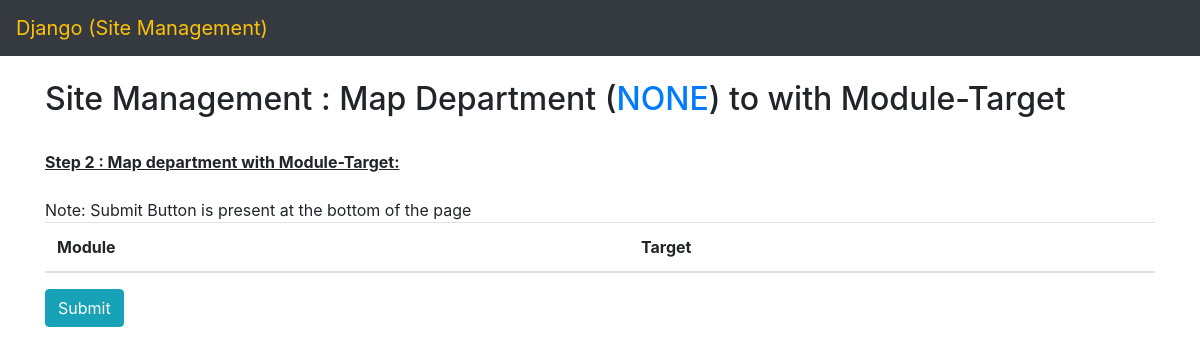
The app's page /site_management/department/module_target_mapping/service-start-stop/, older data.
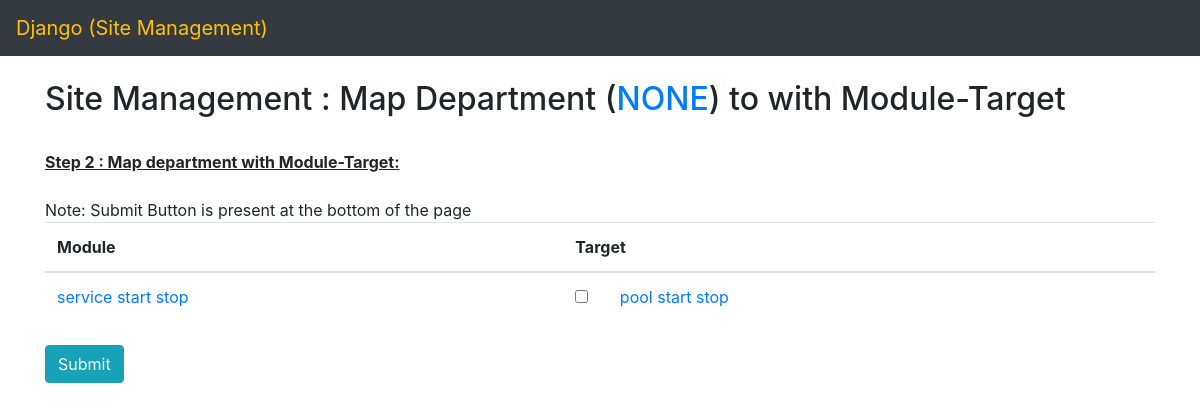
The same page, newer data.
### site_management/models.py (models this page shows, shortened)
class ModuleModel(models.Model):
    module = models.CharField(max_length=120)
    slug = models.SlugField()
    status = models.BooleanField(default=True)

class ModuleTargetModel(models.Model):
    module = models.ForeignKey(ModuleModel, on_delete=models.CASCADE)
    target = models.ForeignKey(TargetModel, on_delete=models.CASCADE)
    slug = models.SlugField(unique=True)
    status = models.BooleanField(default=True)

class TargetModel(models.Model):
    target = models.CharField(max_length=120)
    slug = models.SlugField()
    status = models.BooleanField(default=True)

### site_management/views.py (the view)
# urls.py: path('department/module_target_mapping/<str:slug>/', department_mapping_with_module_target, name='site_management__department__map'),
def department_mapping_with_module_target(request, slug):
    template_name = 'site_management/department/department_module_target_mapping.html'
    context = {}
    if request.method == 'POST':
        module_target_list = request.POST.getlist("department_module_target")
        department_module_target_saving(department_slug=slug,
                                        update_module_target_slug_list=module_target_list)
    context['department'] = DepartmentModel.objects.filter(slug=slug).first()
    context['module_target_with_department_status'] = department_module_target_mapping_query(slug)
    return render(request, template_name, context)

### site_management/templates/site_management/department/department_module_target_mapping.html (shortened to what this page needs)
{% extends "site_management/base.html" %}
{% block content %}
<div class="container">
    <h2>Site Management : Map Department (<a href="../../{{department.slug}}/" target="_blank">{{department|upper}}</a>) to with Module-Target</a></h2>
    </br><b><u>Step 2 : Map department with Module-Target:</u></b>
</div></br>
<form method="POST" action=".">
    {% include "./form_de_mo_tar_mapping.html" %}
</form>
{% endblock %}

### site_management/templates/site_management/department/form_de_mo_tar_mapping.html
    <div class="container">
        Note: Submit Button is present at the bottom of the page</br>
        <table class="table">
        <thead>
        <tr>
            <th>Module</th>
            <th>Target</th>
        </tr>
        </thead>
        <tbody>
        {% for module_obj,rowspan,module_target_obj in module_target_with_department_status %}
            {% if module_target_obj %}
                {% for mod_tar_obj, status in module_target_obj %}
                    <tr>
                        {% if forloop.first %}
                            <td rowspan="{{rowspan}}">
                                <a href="../../../module/{{module_obj.slug}}/" target="_blank">{{module_obj.module}}</a>
                            </td>
                        {% endif %}
                        <td>
                            <input type="checkbox" name="department_module_target" value="{{mod_tar_obj.slug}}"
                                   {% if status == True %}checked{% endif %}>
                                    <label>&nbsp; &nbsp; &nbsp;
                                    <a href="../../../target/{{mod_tar_obj.target.slug}}/" target="_blank">
                                        {{mod_tar_obj.target.target}}
                                    </a>
                        </td>
                    </tr>
                {% endfor %}
            {% endif %}
        {% endfor %}
        </tbody>
        </table>
        <button class="btn btn-info" type="submit" name="submit" value="submit">Submit</button>
    </div>

Row changes from the older to the newer data that the page shows:
added ModuleModel: module "service start stop"
added ModuleTargetModel: target.target "pool start stop"
